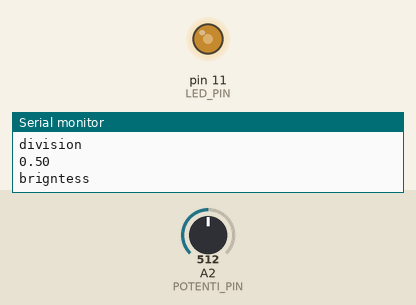
This sketch was run on a simulated Arduino Uno, built with avr-gcc and run on an emulated ATmega328P. On the bench: output pins drawn as LEDs (lit = HIGH), the last lines printed to the serial monitor. Inputs (shaded band) come from the test bench; at power-on: A2 (POTENTI_PIN) = 512.

Above: at 1.2 s.
1.3 s: A2 (POTENTI_PIN) set to 716
At 2.4 s:
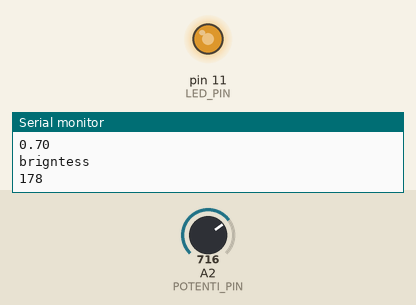
2.8 s: A2 (POTENTI_PIN) set to 900
At 4.0 s:
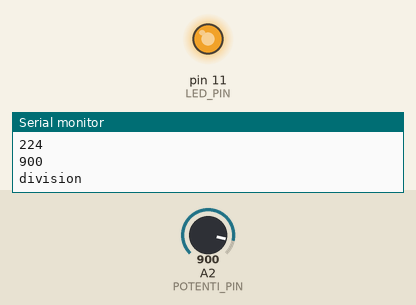
4.3 s: A2 (POTENTI_PIN) set to 122
At 5.4 s:
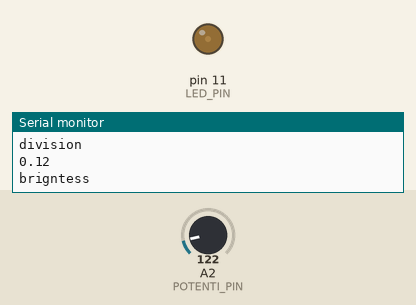
5.8 s: A2 (POTENTI_PIN) set to 0
At 7.1 s:
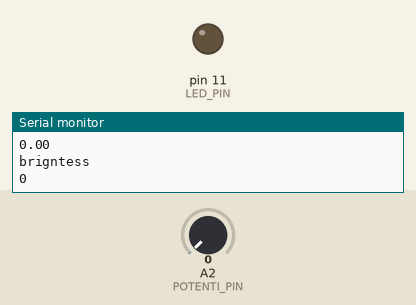
Timing chart, 0 to 8.3 s (numbered marks = the images above; inputs shaded):
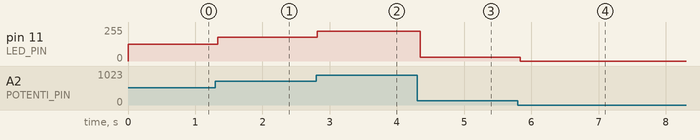

The sketch:

activity_4_potentiometer_and_LED.ino
```cpp
#define LED_PIN 11
#define POTENTI_PIN A2


void setup() {
  // put your setup code here, to run once:
  Serial.begin(9600);
  pinMode(LED_PIN, OUTPUT);
  analogWrite(LED_PIN, 0);

}

void loop() {
  // put your main code here, to run repeatedly:
  Serial.println(analogRead(POTENTI_PIN));

  //calculate brightness
  //(potenti/1023) = (brighness/255)
  double divi = analogRead(POTENTI_PIN)/1023.0;
  Serial.println("division");
  Serial.println(divi);
  int brigntess = divi * 255;
  Serial.println("brigntess");
  Serial.println(brigntess);

  //set brigntess
  analogWrite(LED_PIN, brigntess);

  delay(50);//wait .05 seconds
}
```

Measured:
- after the input at 1.3 s, pin 11 (LED_PIN): 127/255 → 178/255 at once
- after the input at 2.8 s, pin 11 (LED_PIN): 178/255 → 224/255 at once
- after the input at 4.3 s, pin 11 (LED_PIN): 224/255 → 30/255 after 0.05 s
- after the input at 5.8 s, pin 11 (LED_PIN): 30/255 → 0/255 at once
